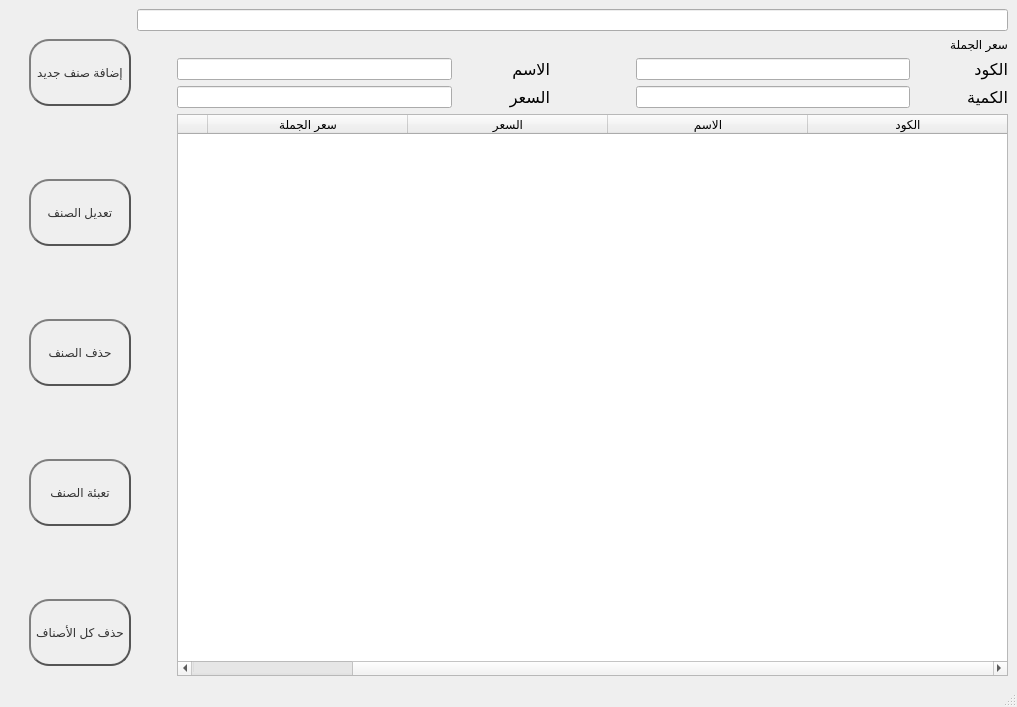
<?xml version="1.0" encoding="UTF-8"?>
<ui version="4.0">
 <class>MainWindow</class>
 <widget class="QMainWindow" name="MainWindow">
  <property name="geometry">
   <rect>
    <x>0</x>
    <y>0</y>
    <width>1017</width>
    <height>707</height>
   </rect>
  </property>
  <property name="windowTitle">
   <string>قائمة القطع</string>
  </property>
  <property name="layoutDirection">
   <enum>Qt::LeftToRight</enum>
  </property>
  <widget class="QWidget" name="centralwidget">
   <layout class="QHBoxLayout" name="horizontalLayout" stretch="0,0,0,0">
    <item>
     <spacer name="horizontalSpacer_8">
      <property name="orientation">
       <enum>Qt::Horizontal</enum>
      </property>
      <property name="sizeType">
       <enum>QSizePolicy::Fixed</enum>
      </property>
      <property name="sizeHint" stdset="0">
       <size>
        <width>20</width>
        <height>20</height>
       </size>
      </property>
     </spacer>
    </item>
    <item>
     <layout class="QVBoxLayout" name="verticalLayout">
      <item>
       <layout class="QHBoxLayout" name="horizontalLayout_2">
        <item>
         <spacer name="horizontalSpacer_9">
          <property name="orientation">
           <enum>Qt::Horizontal</enum>
          </property>
          <property name="sizeType">
           <enum>QSizePolicy::Fixed</enum>
          </property>
          <property name="sizeHint" stdset="0">
           <size>
            <width>10</width>
            <height>20</height>
           </size>
          </property>
         </spacer>
        </item>
       </layout>
      </item>
      <item>
       <spacer name="verticalSpacer_5">
        <property name="orientation">
         <enum>Qt::Vertical</enum>
        </property>
        <property name="sizeType">
         <enum>QSizePolicy::Fixed</enum>
        </property>
        <property name="sizeHint" stdset="0">
         <size>
          <width>20</width>
          <height>10</height>
         </size>
        </property>
       </spacer>
      </item>
      <item>
       <widget class="QPushButton" name="pushButton">
        <property name="sizePolicy">
         <sizepolicy hsizetype="Minimum" vsizetype="Expanding">
          <horstretch>0</horstretch>
          <verstretch>0</verstretch>
         </sizepolicy>
        </property>
        <property name="minimumSize">
         <size>
          <width>60</width>
          <height>60</height>
         </size>
        </property>
        <property name="sizeIncrement">
         <size>
          <width>0</width>
          <height>0</height>
         </size>
        </property>
        <property name="styleSheet">
         <string notr="true">QPushButton {
    color: #333;
    border: 2px solid #555;
    border-radius: 20px;
    border-style: outset;
    background: qradialgradient(
        cx: 0.3, cy: -0.4, fx: 0.3, fy: -0.4,
        radius: 1.35, stop: 0 #fff, stop: 1 #888
        );
    padding: 5px;
    }

QPushButton:hover {
    background: qradialgradient(
        cx: 0.3, cy: -0.4, fx: 0.3, fy: -0.4,
        radius: 1.35, stop: 0 #fff, stop: 1 #bbb
        );
    }

QPushButton:pressed {
    border-style: inset;
    background: qradialgradient(
        cx: 0.4, cy: -0.1, fx: 0.4, fy: -0.1,
        radius: 1.35, stop: 0 #fff, stop: 1 #ddd
        );
    }</string>
        </property>
        <property name="text">
         <string>إضافة صنف جديد</string>
        </property>
       </widget>
      </item>
      <item>
       <spacer name="verticalSpacer">
        <property name="orientation">
         <enum>Qt::Vertical</enum>
        </property>
        <property name="sizeHint" stdset="0">
         <size>
          <width>20</width>
          <height>40</height>
         </size>
        </property>
       </spacer>
      </item>
      <item>
       <widget class="QPushButton" name="pushButton_Update">
        <property name="sizePolicy">
         <sizepolicy hsizetype="Minimum" vsizetype="Expanding">
          <horstretch>0</horstretch>
          <verstretch>0</verstretch>
         </sizepolicy>
        </property>
        <property name="minimumSize">
         <size>
          <width>60</width>
          <height>60</height>
         </size>
        </property>
        <property name="styleSheet">
         <string notr="true">QPushButton {
    color: #333;
    border: 2px solid #555;
    border-radius: 20px;
    border-style: outset;
    background: qradialgradient(
        cx: 0.3, cy: -0.4, fx: 0.3, fy: -0.4,
        radius: 1.35, stop: 0 #fff, stop: 1 #888
        );
    padding: 5px;
    }

QPushButton:hover {
    background: qradialgradient(
        cx: 0.3, cy: -0.4, fx: 0.3, fy: -0.4,
        radius: 1.35, stop: 0 #fff, stop: 1 #bbb
        );
    }

QPushButton:pressed {
    border-style: inset;
    background: qradialgradient(
        cx: 0.4, cy: -0.1, fx: 0.4, fy: -0.1,
        radius: 1.35, stop: 0 #fff, stop: 1 #ddd
        );
    }</string>
        </property>
        <property name="text">
         <string>تعديل الصنف</string>
        </property>
       </widget>
      </item>
      <item>
       <spacer name="verticalSpacer_2">
        <property name="orientation">
         <enum>Qt::Vertical</enum>
        </property>
        <property name="sizeHint" stdset="0">
         <size>
          <width>20</width>
          <height>40</height>
         </size>
        </property>
       </spacer>
      </item>
      <item>
       <widget class="QPushButton" name="pushButton_Delete">
        <property name="sizePolicy">
         <sizepolicy hsizetype="Minimum" vsizetype="Expanding">
          <horstretch>0</horstretch>
          <verstretch>0</verstretch>
         </sizepolicy>
        </property>
        <property name="minimumSize">
         <size>
          <width>60</width>
          <height>60</height>
         </size>
        </property>
        <property name="styleSheet">
         <string notr="true">QPushButton {
    color: #333;
    border: 2px solid #555;
    border-radius: 20px;
    border-style: outset;
    background: qradialgradient(
        cx: 0.3, cy: -0.4, fx: 0.3, fy: -0.4,
        radius: 1.35, stop: 0 #fff, stop: 1 #888
        );
    padding: 5px;
    }

QPushButton:hover {
    background: qradialgradient(
        cx: 0.3, cy: -0.4, fx: 0.3, fy: -0.4,
        radius: 1.35, stop: 0 #fff, stop: 1 #bbb
        );
    }

QPushButton:pressed {
    border-style: inset;
    background: qradialgradient(
        cx: 0.4, cy: -0.1, fx: 0.4, fy: -0.1,
        radius: 1.35, stop: 0 #fff, stop: 1 #ddd
        );
    }</string>
        </property>
        <property name="text">
         <string>حذف الصنف</string>
        </property>
       </widget>
      </item>
      <item>
       <spacer name="verticalSpacer_3">
        <property name="orientation">
         <enum>Qt::Vertical</enum>
        </property>
        <property name="sizeHint" stdset="0">
         <size>
          <width>20</width>
          <height>40</height>
         </size>
        </property>
       </spacer>
      </item>
      <item>
       <widget class="QPushButton" name="pushButton_refill">
        <property name="sizePolicy">
         <sizepolicy hsizetype="Minimum" vsizetype="Expanding">
          <horstretch>0</horstretch>
          <verstretch>0</verstretch>
         </sizepolicy>
        </property>
        <property name="minimumSize">
         <size>
          <width>60</width>
          <height>60</height>
         </size>
        </property>
        <property name="styleSheet">
         <string notr="true">QPushButton {
    color: #333;
    border: 2px solid #555;
    border-radius: 20px;
    border-style: outset;
    background: qradialgradient(
        cx: 0.3, cy: -0.4, fx: 0.3, fy: -0.4,
        radius: 1.35, stop: 0 #fff, stop: 1 #888
        );
    padding: 5px;
    }

QPushButton:hover {
    background: qradialgradient(
        cx: 0.3, cy: -0.4, fx: 0.3, fy: -0.4,
        radius: 1.35, stop: 0 #fff, stop: 1 #bbb
        );
    }

QPushButton:pressed {
    border-style: inset;
    background: qradialgradient(
        cx: 0.4, cy: -0.1, fx: 0.4, fy: -0.1,
        radius: 1.35, stop: 0 #fff, stop: 1 #ddd
        );
    }</string>
        </property>
        <property name="text">
         <string>تعبئة الصنف</string>
        </property>
       </widget>
      </item>
      <item>
       <spacer name="verticalSpacer_4">
        <property name="orientation">
         <enum>Qt::Vertical</enum>
        </property>
        <property name="sizeHint" stdset="0">
         <size>
          <width>20</width>
          <height>40</height>
         </size>
        </property>
       </spacer>
      </item>
      <item>
       <widget class="QPushButton" name="pushButton_clear">
        <property name="sizePolicy">
         <sizepolicy hsizetype="Minimum" vsizetype="Expanding">
          <horstretch>0</horstretch>
          <verstretch>0</verstretch>
         </sizepolicy>
        </property>
        <property name="minimumSize">
         <size>
          <width>60</width>
          <height>60</height>
         </size>
        </property>
        <property name="styleSheet">
         <string notr="true">QPushButton {
    color: #333;
    border: 2px solid #555;
    border-radius: 20px;
    border-style: outset;
    background: qradialgradient(
        cx: 0.3, cy: -0.4, fx: 0.3, fy: -0.4,
        radius: 1.35, stop: 0 #fff, stop: 1 #888
        );
    padding: 5px;
    }

QPushButton:hover {
    background: qradialgradient(
        cx: 0.3, cy: -0.4, fx: 0.3, fy: -0.4,
        radius: 1.35, stop: 0 #fff, stop: 1 #bbb
        );
    }

QPushButton:pressed {
    border-style: inset;
    background: qradialgradient(
        cx: 0.4, cy: -0.1, fx: 0.4, fy: -0.1,
        radius: 1.35, stop: 0 #fff, stop: 1 #ddd
        );
    }</string>
        </property>
        <property name="text">
         <string>حذف كل الأصناف</string>
        </property>
       </widget>
      </item>
      <item>
       <spacer name="verticalSpacer_6">
        <property name="orientation">
         <enum>Qt::Vertical</enum>
        </property>
        <property name="sizeType">
         <enum>QSizePolicy::Fixed</enum>
        </property>
        <property name="sizeHint" stdset="0">
         <size>
          <width>20</width>
          <height>10</height>
         </size>
        </property>
       </spacer>
      </item>
     </layout>
    </item>
    <item>
     <layout class="QVBoxLayout" name="verticalLayout_2">
      <item>
       <widget class="QLineEdit" name="lineEdit_purePrice"/>
      </item>
      <item>
       <widget class="QLabel" name="label_5">
        <property name="text">
         <string>سعر الجملة</string>
        </property>
       </widget>
      </item>
      <item>
       <layout class="QVBoxLayout" name="verticalLayout_6">
        <item>
         <layout class="QHBoxLayout" name="horizontalLayout_4">
          <item>
           <spacer name="horizontalSpacer">
            <property name="orientation">
             <enum>Qt::Horizontal</enum>
            </property>
            <property name="sizeHint" stdset="0">
             <size>
              <width>40</width>
              <height>20</height>
             </size>
            </property>
           </spacer>
          </item>
          <item>
           <widget class="QLineEdit" name="lineEdit_Name">
            <property name="sizePolicy">
             <sizepolicy hsizetype="Expanding" vsizetype="Fixed">
              <horstretch>3</horstretch>
              <verstretch>0</verstretch>
             </sizepolicy>
            </property>
            <property name="layoutDirection">
             <enum>Qt::RightToLeft</enum>
            </property>
            <property name="readOnly">
             <bool>false</bool>
            </property>
            <property name="clearButtonEnabled">
             <bool>true</bool>
            </property>
           </widget>
          </item>
          <item>
           <widget class="QLabel" name="label_2">
            <property name="sizePolicy">
             <sizepolicy hsizetype="Expanding" vsizetype="Preferred">
              <horstretch>1</horstretch>
              <verstretch>0</verstretch>
             </sizepolicy>
            </property>
            <property name="font">
             <font>
              <pointsize>12</pointsize>
             </font>
            </property>
            <property name="text">
             <string>الاسم</string>
            </property>
           </widget>
          </item>
          <item>
           <spacer name="horizontalSpacer_3">
            <property name="orientation">
             <enum>Qt::Horizontal</enum>
            </property>
            <property name="sizeHint" stdset="0">
             <size>
              <width>40</width>
              <height>20</height>
             </size>
            </property>
           </spacer>
          </item>
          <item>
           <spacer name="horizontalSpacer_5">
            <property name="orientation">
             <enum>Qt::Horizontal</enum>
            </property>
            <property name="sizeHint" stdset="0">
             <size>
              <width>40</width>
              <height>20</height>
             </size>
            </property>
           </spacer>
          </item>
          <item>
           <widget class="QLineEdit" name="lineEdit_ID">
            <property name="sizePolicy">
             <sizepolicy hsizetype="Expanding" vsizetype="Fixed">
              <horstretch>3</horstretch>
              <verstretch>0</verstretch>
             </sizepolicy>
            </property>
            <property name="layoutDirection">
             <enum>Qt::RightToLeft</enum>
            </property>
            <property name="readOnly">
             <bool>false</bool>
            </property>
            <property name="clearButtonEnabled">
             <bool>true</bool>
            </property>
           </widget>
          </item>
          <item>
           <widget class="QLabel" name="label">
            <property name="sizePolicy">
             <sizepolicy hsizetype="Expanding" vsizetype="Preferred">
              <horstretch>1</horstretch>
              <verstretch>0</verstretch>
             </sizepolicy>
            </property>
            <property name="font">
             <font>
              <pointsize>12</pointsize>
             </font>
            </property>
            <property name="layoutDirection">
             <enum>Qt::LeftToRight</enum>
            </property>
            <property name="autoFillBackground">
             <bool>false</bool>
            </property>
            <property name="text">
             <string>الكود</string>
            </property>
            <property name="wordWrap">
             <bool>false</bool>
            </property>
            <property name="indent">
             <number>-4</number>
            </property>
           </widget>
          </item>
         </layout>
        </item>
        <item>
         <layout class="QHBoxLayout" name="horizontalLayout_5">
          <item>
           <spacer name="horizontalSpacer_4">
            <property name="orientation">
             <enum>Qt::Horizontal</enum>
            </property>
            <property name="sizeHint" stdset="0">
             <size>
              <width>40</width>
              <height>20</height>
             </size>
            </property>
           </spacer>
          </item>
          <item>
           <widget class="QLineEdit" name="lineEdit_Price">
            <property name="sizePolicy">
             <sizepolicy hsizetype="Expanding" vsizetype="Fixed">
              <horstretch>3</horstretch>
              <verstretch>0</verstretch>
             </sizepolicy>
            </property>
            <property name="layoutDirection">
             <enum>Qt::RightToLeft</enum>
            </property>
            <property name="readOnly">
             <bool>false</bool>
            </property>
            <property name="clearButtonEnabled">
             <bool>true</bool>
            </property>
           </widget>
          </item>
          <item>
           <widget class="QLabel" name="label_3">
            <property name="sizePolicy">
             <sizepolicy hsizetype="Expanding" vsizetype="Preferred">
              <horstretch>1</horstretch>
              <verstretch>0</verstretch>
             </sizepolicy>
            </property>
            <property name="font">
             <font>
              <pointsize>12</pointsize>
             </font>
            </property>
            <property name="text">
             <string>السعر</string>
            </property>
           </widget>
          </item>
          <item>
           <spacer name="horizontalSpacer_2">
            <property name="orientation">
             <enum>Qt::Horizontal</enum>
            </property>
            <property name="sizeHint" stdset="0">
             <size>
              <width>40</width>
              <height>20</height>
             </size>
            </property>
           </spacer>
          </item>
          <item>
           <spacer name="horizontalSpacer_6">
            <property name="orientation">
             <enum>Qt::Horizontal</enum>
            </property>
            <property name="sizeHint" stdset="0">
             <size>
              <width>40</width>
              <height>20</height>
             </size>
            </property>
           </spacer>
          </item>
          <item>
           <widget class="QLineEdit" name="lineEdit_Quantity">
            <property name="sizePolicy">
             <sizepolicy hsizetype="Expanding" vsizetype="Fixed">
              <horstretch>3</horstretch>
              <verstretch>0</verstretch>
             </sizepolicy>
            </property>
            <property name="layoutDirection">
             <enum>Qt::RightToLeft</enum>
            </property>
            <property name="clearButtonEnabled">
             <bool>true</bool>
            </property>
           </widget>
          </item>
          <item>
           <widget class="QLabel" name="label_4">
            <property name="sizePolicy">
             <sizepolicy hsizetype="Expanding" vsizetype="Preferred">
              <horstretch>1</horstretch>
              <verstretch>0</verstretch>
             </sizepolicy>
            </property>
            <property name="font">
             <font>
              <pointsize>12</pointsize>
             </font>
            </property>
            <property name="text">
             <string>الكمية</string>
            </property>
           </widget>
          </item>
         </layout>
        </item>
       </layout>
      </item>
      <item>
       <layout class="QHBoxLayout" name="horizontalLayout_6">
        <item>
         <spacer name="horizontalSpacer_7">
          <property name="orientation">
           <enum>Qt::Horizontal</enum>
          </property>
          <property name="sizeType">
           <enum>QSizePolicy::Fixed</enum>
          </property>
          <property name="sizeHint" stdset="0">
           <size>
            <width>40</width>
            <height>10</height>
           </size>
          </property>
         </spacer>
        </item>
        <item>
         <widget class="QTableWidget" name="tableWidget">
          <property name="layoutDirection">
           <enum>Qt::RightToLeft</enum>
          </property>
          <property name="alternatingRowColors">
           <bool>true</bool>
          </property>
          <property name="selectionMode">
           <enum>QAbstractItemView::SingleSelection</enum>
          </property>
          <property name="selectionBehavior">
           <enum>QAbstractItemView::SelectRows</enum>
          </property>
          <attribute name="horizontalHeaderVisible">
           <bool>true</bool>
          </attribute>
          <attribute name="horizontalHeaderCascadingSectionResizes">
           <bool>true</bool>
          </attribute>
          <attribute name="horizontalHeaderDefaultSectionSize">
           <number>200</number>
          </attribute>
          <attribute name="horizontalHeaderShowSortIndicator" stdset="0">
           <bool>false</bool>
          </attribute>
          <attribute name="horizontalHeaderStretchLastSection">
           <bool>true</bool>
          </attribute>
          <attribute name="verticalHeaderVisible">
           <bool>false</bool>
          </attribute>
          <column>
           <property name="text">
            <string>الكود</string>
           </property>
          </column>
          <column>
           <property name="text">
            <string>الاسم</string>
           </property>
          </column>
          <column>
           <property name="text">
            <string>السعر</string>
           </property>
          </column>
          <column>
           <property name="text">
            <string>سعر الجملة</string>
           </property>
          </column>
          <column>
           <property name="text">
            <string>الكمية</string>
           </property>
          </column>
         </widget>
        </item>
       </layout>
      </item>
     </layout>
    </item>
    <item>
     <layout class="QVBoxLayout" name="verticalLayout_3"/>
    </item>
   </layout>
  </widget>
  <widget class="QStatusBar" name="statusbar"/>
 </widget>
 <resources/>
 <connections/>
</ui>
